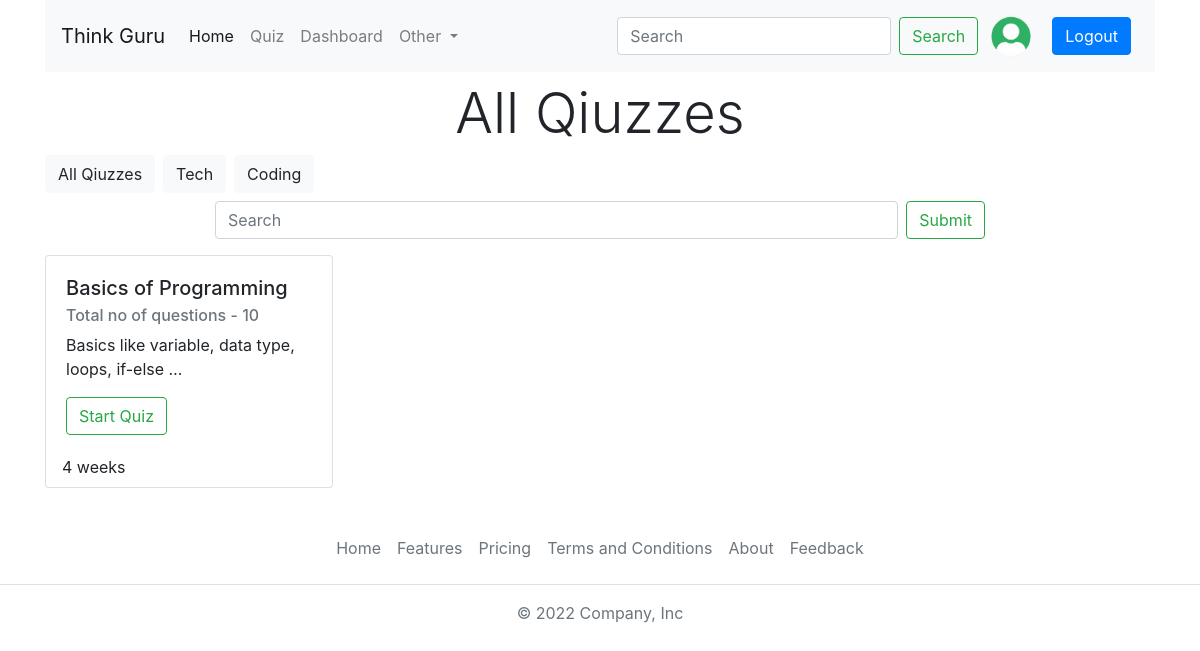
Screenshot of /all-quiz/ (signed in) with the database file from the repository.
### account/models.py (models this page shows, shortened)
class Profile(models.Model):
  user = models.OneToOneField(User,on_delete=models.CASCADE)
  bio = models.TextField(null=True,blank=True)
  profile_img = models.ImageField(upload_to='profile_images',default='user_png.png',blank=True)

### quiz/models.py (models this page shows, shortened)
class Category(models.Model):
  name = models.CharField(max_length=15)
  class Meta:
    verbose_name_plural = 'Categories'

class Quiz(models.Model):
  title = models.CharField(max_length=255)
  description = models.TextField()
  category = models.ForeignKey(Category,on_delete=models.CASCADE)
  quizfile = models.FileField(upload_to='quiz/')
  created_at = models.DateTimeField(auto_now_add=True)
  updated_at = models.DateTimeField(auto_now=True)
  class Meta:
    verbose_name_plural = 'Quizzes'

### quiz/views.py (the view)
# urls.py: path('all-quiz/',allquiz,name="allquizpage"),
@login_required(login_url='login_page')
def allquiz(request):
  user_model = User.objects.get(username=request.user.username)
  profile_model = Profile.objects.get(user=user_model)
  quizzes = Quiz.objects.order_by("-created_at")
  quizCategory = Category.objects.all()
  context = {'login_user':user_model,'login_profile':profile_model,'quizzes':quizzes,'categories':quizCategory}
  return render(request,'all-quiz.html',context)

### templates/all-quiz.html (shortened to what this page needs)
{% extends "index.html" %}
{% block content %}
<h1 class="display-4 text-center my-2">All Qiuzzes</h1>
 <div class="d-flex container">
  <a href="" class = "btn btn-light mr-2">All Qiuzzes</a>
  {% for category in categories %}
  <a href="{% url 'searchQuiz' category.name %}" class = "btn btn-light mr-2">{{category.name}}</a>
  {% endfor %}
</div>
 <form class="container d-flex text-center mt-2 col-md-6 col-lg-8" method="get" action="{% url 'searchBySearchBar' %}">
  <input class="form-control mr-sm-2" type="search" placeholder="Search" aria-label="Search" name="q">
  <input class="btn btn-outline-success" type="submit">
</form>
<div class="container">
  <div class="row">
    {% if quizzes|length > 0 %}
    {% for quiz in quizzes %}
    <div class="col-lg-4 col-sm-12 col-md-6 mt-3">
      <div class="card" style="width: 18rem;">
        <div class="card-body">
          <h5 class="card-title">{{quiz.title}}</h5>
          <h6 class="card-subtitle mb-2 text-muted">Total no of questions - 10</h6>
          <p class="card-text">{{quiz.description|truncatewords:7}}</p>
          <a href="{% url 'quizPage' quiz.id %}" class="btn btn-outline-success">Start Quiz</a>
        </div>
        <div class="mb-2 ml-3">
          {{quiz.created_at|timesince}}
        </div>
      </div>
    </div>
    {% endfor %}
    {% else %}
    <div class="col-sm-12 col-lg-12 col-md-12 my-2">
      <p class="text-center text-danger fs-5">No Quiz Available For This Category</p>
    </div>
    {% endif %}
  </div>
</div>
{% endblock %}

### templates/components/navbar.html (shortened to what this page needs)
<div class="container">
  <nav class="navbar navbar-expand-lg navbar-light bg-light">
    <a class="navbar-brand" href="#">Think Guru</a>
    <div class="collapse navbar-collapse" id="navbarSupportedContent">
      <ul class="navbar-nav mr-auto">
        <li class="nav-item active">
          <a class="nav-link" href="{% url 'home_page' %}">Home<span class="sr-only">(current)</span></a>
        </li>
        <li class="nav-item">
          <a class="nav-link" href="{% url 'allquizpage' %}">Quiz</a>
        </li>
        <li class="nav-item">
          {% if request.user.is_superuser %}
            <a class="nav-link" href="{% url 'dashboard_page' %}">Dashboard</a>
          {% else %}
            <a class="nav-link" href="{% url 'leaderboard_page' %}">Leaderboard</a>
          {% endif %}
        </li>
        <li class="nav-item dropdown">
          <a class="nav-link dropdown-toggle" href="#" id="navbarDropdown" role="button" data-toggle="dropdown"
            aria-haspopup="true" aria-expanded="false">
            Other
          </a>
        </li>
      </ul>
      <form class="form-inline my-2 my-lg-0" action="{% url 'search_users_page' %}">
        <input class="form-control mr-sm-2" type="search" placeholder="Search" aria-label="Search" name="q">
        <button class="btn btn-outline-success my-2 my-sm-0" type="submit">Search</button>
        {% if user.is_authenticated %}
        <a href="" class="btn btn-outline-primary-light">
          <img src="{{login_profile.profile_img.url}}" class="img-fluid rounded-circle" width="40" height="40">
      </a>
        <a href="{%url 'logout_page' %}" class="btn btn-primary m-2">Logout</a>
        {% else %}
        <a href="{%url 'login_page' %}" class="btn btn-primary m-2">Login</a>
        {% endif %}
      </form>
    </div>
  </nav>
</div>

### rows the page displays
Profile: profile_img (picture)
Category: name "Tech"
Category: name "Coding"
Quiz: title "Basics of Programming", description "Basics like variable, data type, loops, if-else …", created_at "4 weeks"
